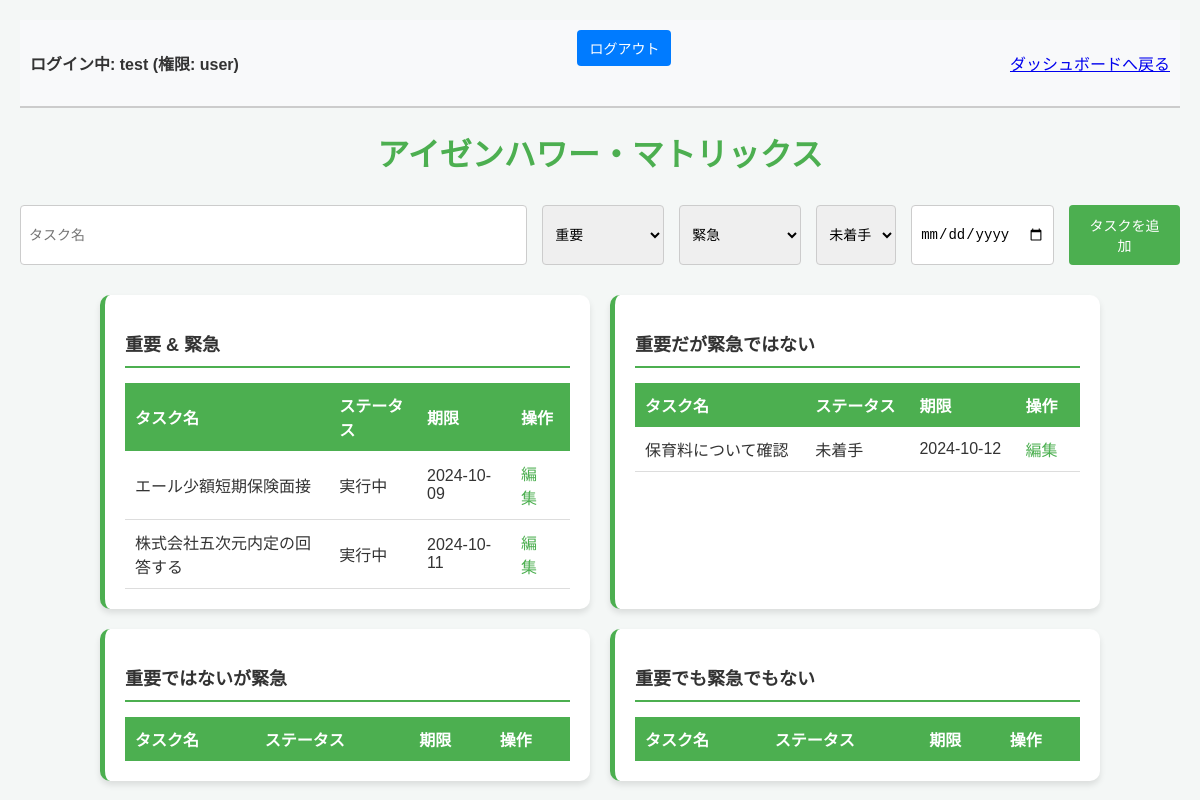
The app's page / (signed in) with its own data.
### app.py (models this page shows)
class User(UserMixin, db.Model):
    id = db.Column(db.Integer, primary_key=True)
    username = db.Column(db.String(150), unique=True, nullable=False)
    password = db.Column(db.String(150), nullable=False)
    role = db.Column(db.String(50), nullable=False, default='user')  # ユーザーロールを追加

class Task(db.Model):
    id = db.Column(db.Integer, primary_key=True)
    name = db.Column(db.String(100), nullable=False)
    importance = db.Column(db.String(10), nullable=False)
    urgency = db.Column(db.String(10), nullable=False)
    status = db.Column(db.String(20), nullable=False, default='未着手')  # ステータスの追加
    due_date = db.Column(db.Date, nullable=True)  # 期限の追加
    memo = db.Column(db.Text, nullable=True)  # メモカラムを追加

### app.py (the view)
@app.route('/')
@login_required
def index():
    tasks = Task.query.all()
    current_date = datetime.today().date()  # 現在の日付を取得
    return render_template('matrix.html', tasks=tasks, current_date=current_date)  # current_dateを渡す

### app.py (called while the page is built)
@login_manager.user_loader
def load_user(user_id):
    return User.query.get(int(user_id))

### templates/matrix.html (shortened to what this page needs)
<!DOCTYPE html>
<html lang="ja">
<head>
    <link rel="stylesheet" href="{{ url_for('static', filename='matrix.css') }}">
</head>
<body>
    <header>
        <div class="user-info">
            <p>ログイン中: {{ current_user.username }} (権限: {{ current_user.role }})</p>
            <form action="{{ url_for('logout') }}" method="POST">
                <button type="submit">ログアウト</button>
            </form>
            <a href="/dashboard" class="button">ダッシュボードへ戻る</a>
        </div>
    </header>
    <h1>アイゼンハワー・マトリックス</h1>
    <form action="/add_task" method="POST">
        <input type="text" name="task_name" placeholder="タスク名" required>
        <select name="importance">
            <option value="high">重要</option>
        </select>
        <select name="urgency">
            <option value="high">緊急</option>
        </select>
        <select name="status">
            <option value="未着手">未着手</option>
        </select>
        <input type="date" name="due_date" required>
        <button type="submit">タスクを追加</button>
    </form>
    <div class="matrix">
        <div class="quadrant">
            <h2>重要 & 緊急</h2>
            <table>
                <thead>
                    <tr>
                        <th>タスク名</th>
                        <th>ステータス</th>
                        <th>期限</th>
                        <th>操作</th>
                    </tr>
                </thead>
                <tbody>
                    {% for task in tasks if task.importance == 'high' and task.urgency == 'high' %}
                    <tr class="{% if task.due_date and task.due_date < current_date %}overdue{% endif %}">
                        <td>{{ task.name }}</td>
                        <td>{{ task.status }}</td>
                        <td>{{ task.due_date }}</td>
                        <td>
                            <a href="/edit_task/{{ task.id }}">編集</a>
                        </td>
                    </tr>
                    {% endfor %}
                </tbody>
            </table>
        </div>
        <div class="quadrant">
            <h2>重要だが緊急ではない</h2>
            <table>
                <thead>
                    <tr>
                        <th>タスク名</th>
                        <th>ステータス</th>
                        <th>期限</th>
                        <th>操作</th>
                    </tr>
                </thead>
                <tbody>
                    {% for task in tasks if task.importance == 'high' and task.urgency == 'low' %}
                    <tr class="{% if task.due_date and task.due_date < current_date %}overdue{% endif %}">
                        <td>{{ task.name }}</td>
                        <td>{{ task.status }}</td>
                        <td>{{ task.due_date }}</td>
                        <td>
                            <a href="/edit_task/{{ task.id }}">編集</a>
                        </td>
                    </tr>
                    {% endfor %}
                </tbody>
            </table>
        </div>
        <div class="quadrant">
            <h2>重要ではないが緊急</h2>
            <table>
                <thead>
                    <tr>
                        <th>タスク名</th>
                        <th>ステータス</th>
                        <th>期限</th>
                        <th>操作</th>
                    </tr>
                </thead>
            </table>
        </div>
        <div class="quadrant">
            <h2>重要でも緊急でもない</h2>
            <table>
                <thead>
                    <tr>
                        <th>タスク名</th>
                        <th>ステータス</th>
                        <th>期限</th>
                        <th>操作</th>
                    </tr>
                </thead>
            </table>
        </div>
    </div>
</body>
</html>

### static/matrix.css (style rules this page uses)
body { font-family: 'Arial', sans-serif; background-color: #f4f7f6; color: #333; margin: 0; padding: 20px; }
h1 { text-align: center; color: #4CAF50; margin-bottom: 30px; }
form { display: flex; justify-content: center; gap: 15px; margin-bottom: 30px; }
form input[type="text"], form select, form input[type="date"] { padding: 8px; font-size: 14px; border: 1px solid #ccc; border-radius: 4px; }
form button { padding: 10px 20px; background-color: #4CAF50; color: white; border: none; border-radius: 4px; cursor: pointer; font-size: 14px; }
input[type="text"] { width: 50%; padding: 10px; font-size: 16px; border: 1px solid #ccc; border-radius: 5px; }
.matrix { display: grid; grid-template-columns: repeat(2, 1fr); gap: 20px; margin: 0 auto; max-width: 1000px; }
.quadrant { background-color: white; padding: 20px; border-radius: 10px; box-shadow: 0 4px 6px rgba(0, 0, 0, 0.1); border-left: 5px solid #4CAF50; }
.quadrant h2 { margin-bottom: 15px; color: #333; font-size: 18px; border-bottom: 2px solid #4CAF50; padding-bottom: 10px; }
table { width: 100%; border-collapse: collapse; }
th, td { padding: 10px; text-align: left; }
th { background-color: #4CAF50; color: white; }
td { border-bottom: 1px solid #ddd; }
td a { color: #4CAF50; text-decoration: none; margin-right: 10px; }
header { background-color: #f8f9fa; padding: 10px; border-bottom: 2px solid #ccc; }
.user-info { display: flex; justify-content: space-between; align-items: center; }
.user-info p { font-size: 16px; margin: 0; font-weight: bold; }
.user-info form button { padding: 8px 12px; background-color: #007bff; color: white; border: none; border-radius: 4px; cursor: pointer; font-size: 14px; }

### records on screen
User: username "test", role "user"
Task: name "エール少額短期保険面接", status "実行中", due_date "2024-10-09"
Task: name "株式会社五次元内定の回答する", status "実行中", due_date "2024-10-11"
Task: name "保育料について確認", status "未着手", due_date "2024-10-12"
